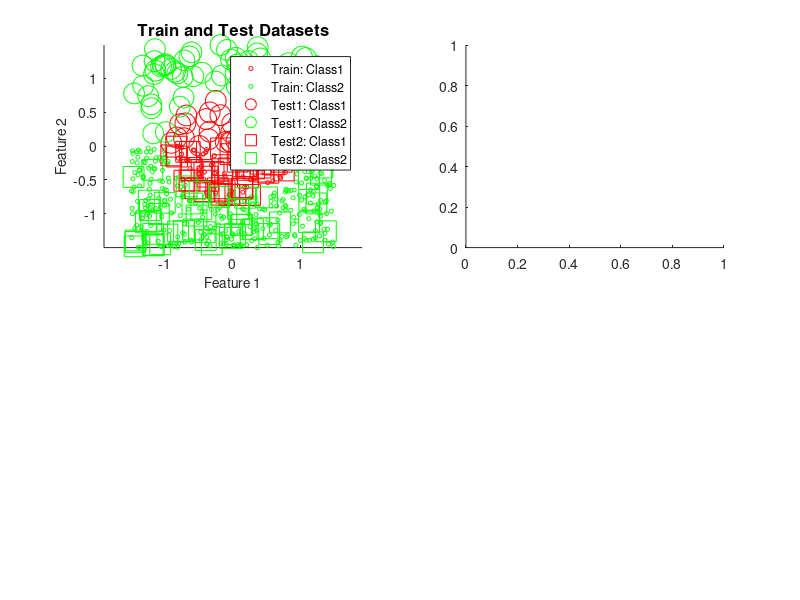

Source code (MATLAB): (Note: this script raises an error after producing the figure.)
%% Problem Set 9: Comparing Classification Algorithms
% You are given 3 .mat files containing data. Each file contains one
% training dataset and two testing datasets. The data are organized as
% points (x) in 2D features pace and scalar class labels y (1 or 2). With
% each of the three .mat files, do the following:
% A. Visualize the Data
% B. Perform LDA
% C. Use Random Forests
% D. Comment how well I think I would have done in predicting class lables.

%% Dataset 1, Part A: Visualizing the Data
% Plot in a subplot (2,2,1) x-training from the training datasest in the 2D
% plane. Use circles (markersize=3) to plot xtraining. Use red circles for
% points belonging to class 1 and green circles for points belonging to
% class 2.

% First, we load the data into the workspace:
load data_1.mat;

% Inspect it with whos
whos

% Now plot the raw data
% Make a figure
figure('Name', 'Dataset 1');

% Now, make a subplot
subplot(2,2,1);

% Turn on hold so we can plot multiple things
hold on;

% Plot the training data with smaller circles.

% First we need the indexes of each set by getting a true/false boolean
% array of values
train_idx_class1 = (ytraining == 1);
train_idx_class2 = (ytraining == 2);

% Now plot the training data according to the problemset:
% markersize = 3 for both
% circles for xtraining
% red circles for class 1, green circles for class 2
plot(xtraining(train_idx_class1, 1), xtraining(train_idx_class1, 2), ...
     'ro', 'MarkerSize', 3, 'DisplayName','Train: Class1');
plot(xtraining(train_idx_class2, 1), xtraining(train_idx_class2, 2), ...
     'go', 'MarkerSize', 3, 'DisplayName','Train: Class2');

% Now we need the indexes for the testing1 dataset:
test1_idx_class1 = (ytesting1 == 1);
test1_idx_class2 = (ytesting1 == 2);

% Plot these on the same subplot with bigger circles, same colors
plot(xtesting1(test1_idx_class1, 1), xtesting1(test1_idx_class1, 2), ...
    'ro', 'MarkerSize', 15, 'DisplayName', 'Test1: Class1');
plot(xtesting1(test1_idx_class2, 1), xtesting1(test1_idx_class2, 2), ...
     'go', 'MarkerSize', 15, 'DisplayName','Test1: Class2');

% Do the same thing for the test2 dataset:
test2_idx_class1 = (ytesting2 == 1);
test2_idx_class2 = (ytesting2 == 2);

% Now plot them using squares with markersize=15
plot(xtesting2(test2_idx_class1, 1), xtesting2(test2_idx_class1, 2), ...
     'rs', 'MarkerSize', 15, 'DisplayName','Test2: Class1');
plot(xtesting2(test2_idx_class2, 1), xtesting2(test2_idx_class2, 2), ...
     'gs', 'MarkerSize', 15, 'DisplayName','Test2: Class2');

% Label and Format
title('Train and Test Datasets',...
      'FontSize',12,...
      'Units','normalized',...
      'Position',[0.5,1.04,0]); 
xlabel('Feature 1','FontSize',10);
ylabel('Feature 2','FontSize',10);
axis equal;   % so the scale is the same on X & Y
legend show;  % show a legend for quick reference
hold off;

% Dataset 1, Part B: LDA
% i: Apply LDA to the training dataset and "learn: the classification
% boundary. In subplot(2,2,2), plot xtraining again as circles with
% markersize=3 but now the colors should correspond to the "learned" class
% labels (red for 1, green for 2). Compare this plot with the previous one
% and comment on how well LDA has done on this training dataset. Compute
% the accuracy (% correct) on the training dataset and report it.

% First, continue with our first figure in the second subplot
subplot(2,2,2);

% Turn hold on again so we can plot multiple things
hold on;

% Perform the training procedure. We put in our x and y training values to
% get W, a matrix of coefficients that define how each class's linear core
% is computed. We have 2 classes with 2 features and a bias term. This
% gives us 2 rows and 3 columns, so we get a 2x3 matrix!
W = LDA(xtraining, ytraining);

% Now we need to compute linear scores for our training data.
% We get a column of ones that's the size of our training dataset. This
% "augmented" matrix lets us perform an easy matrix multiplication!
XtrainAug = [ones(size(xtraining,1),1), xtraining];

% We now perform multiplication of our augmented matrix with the weights
% that are learned! We get one score per class...
Ltrain = XtrainAug * W';

% We now have our prediction on the training set, so we need to see which
% of the two classes received a higher score for each point!

% We don't really care about what each value had the max value for each
% point specifically. We just need the index of that point and what it was
% classified as.
[~, idxMaxTrain] = max(Ltrain, [], 2);    % yields 1 or 2

% We can now have our script specify the number of classes by the unique
% values found within our dataset so we don't have to hard code them. This
% acts as a map back to our original categories in the dataset!
uClasses = unique(ytraining);

% This explicitly gives us the predicted label for each row by using the
% indexes of the max training values against the unique classes
ypred_train_lda = uClasses(idxMaxTrain);

% If we want to determine the accuracy, as % correct, we need to compare
% whether the predicted labels match the training labels. We can create a
% logical comparison with == of our equally sized vectors to see if they
% match. We can then take the mean of this value which essentially adds up
% whether the label was correct or not (True for yes, which equals 1 and
% False for no, which equals zero) and divide by the total number of
% elements. We then multiply that by 100 to get a percentage correct!
acc_train_lda = mean(ypred_train_lda == ytraining)*100;

% Now if we want to test the data, we need to do the same procedure as
% before when we tested against the training data.

% First, augment the data by; ones 
Xtest1Aug = [ones(size(xtesting1,1),1), xtesting1];

% Multiply the augmented matrix by the learned LDA weights W
Ltest1 = Xtest1Aug * W';

% Get the maximum scores between each class to set which point the algorithm
% classified as what label and then map them back to our original dataset.
[~, idxMaxTest1] = max(Ltest1, [], 2);
ypred_test1_lda = uClasses(idxMaxTest1);

% Compute the accuracy of our test dataset
acc_test1_lda = mean(ypred_test1_lda == ytesting1)*100;

% Repeat this procedure for the second test set!
Xtest2Aug = [ones(size(xtesting2,1),1), xtesting2];
Ltest2 = Xtest2Aug * W';
[~, idxMaxTest2] = max(Ltest2, [], 2);
ypred_test2_lda = uClasses(idxMaxTest2);
acc_test2_lda = mean(ypred_test2_lda == ytesting2)*100;

% We can print the results in the terminal for the user to see, but they
% are reproduced in the problem set PDF
fprintf('\nLDA ACCURACY:\n');
fprintf('  Train:  %.2f%%\n', acc_train_lda);
fprintf('  Test1:  %.2f%%\n', acc_test1_lda);
fprintf('  Test2:  %.2f%%\n', acc_test2_lda);

% Finally, we need to plot the Predicted Labels
% The problem set states we need to color points by the *predicted* label. 
% - Training data: small dots, markersize=3
% - Testing1 data: circles 
% - Testing2 data: squares 
% Red = predicted class 1, Green = predicted class 2

% Training predictions plot
train_idx_pred1 = (ypred_train_lda == 1);
train_idx_pred2 = (ypred_train_lda == 2);
plot(xtraining(train_idx_pred1,1), xtraining(train_idx_pred1,2), ...
     'r.', 'MarkerSize',3, 'DisplayName','Train Pred=1');
plot(xtraining(train_idx_pred2,1), xtraining(train_idx_pred2,2), ...
     'g.', 'MarkerSize',3, 'DisplayName','Train Pred=2');

% Testing1 predictions plot
test1_idx_pred1 = (ypred_test1_lda == 1);
test1_idx_pred2 = (ypred_test1_lda == 2);
plot(xtesting1(test1_idx_pred1,1), xtesting1(test1_idx_pred1,2), ...
     'ro', 'MarkerSize',15, 'DisplayName','Test1 Pred=1');
plot(xtesting1(test1_idx_pred2,1), xtesting1(test1_idx_pred2,2), ...
     'go', 'MarkerSize',15, 'DisplayName','Test1 Pred=2');

% Testing2 predictions plot
test2_idx_pred1 = (ypred_test2_lda == 1);
test2_idx_pred2 = (ypred_test2_lda == 2);
plot(xtesting2(test2_idx_pred1,1), xtesting2(test2_idx_pred1,2), ...
     'rs', 'MarkerSize',15, 'DisplayName','Test2 Pred=1');
plot(xtesting2(test2_idx_pred2,1), xtesting2(test2_idx_pred2,2), ...
     'gs', 'MarkerSize',15, 'DisplayName','Test2 Pred=2');

% Finally, add a title, labels, and a legend
title('LDA',...
      'FontSize',12,...
      'Units','normalized',...
      'Position',[0.5,1.04,0]); 
xlabel('Feature 1', 'FontSize',10);
ylabel('Feature 2', 'FontSize',10);
legend show;
axis equal;  % so the x & y scale match
hold off;

% Dataset 1, Part C: Random Forests
% Apply RF to the same training dataset and learn the classification
% boundary. In subplot (2,2,3) plot xtraining as circles (markersize=3),
% using colors that correspond to learned class labels (red-1/green2).
% Comment on how well RF has done on the is training dataset. What is the
% accuracy (% correct)?

% Continue with the subplot
subplot(2,2,3);

% Now, we have to train our random forest:
% Number of trees (ntree), allegedly something like 500 is a common
% starting value?
ntree = 500;

% mtry is the number of features tried at each split:
% Often set to floor(sqrt(#features)) for classification.
mtry = 2;

% Train the Random forest model:
model_rf = classRF_train(xtraining, ytraining, ntree, mtry);

% Now, we can predict classification using our trained model.
ypred_train_rf = classRF_predict(xtraining, model_rf);

% Calculate the accuracy on training:
acc_train_rf = mean(ypred_train_rf == ytraining) * 100;

% Predict on the test1 dataset
ypred_test1_rf = classRF_predict(xtesting1, model_rf);

% Compute the accuracy on test1
acc_test1_rf = mean(ypred_test1_rf == ytesting1)*100;

% Predict on test 2 dataset:
ypred_test2_rf = classRF_predict(xtesting2, model_rf);

% Compute the accuracy on test2
acc_test2_rf = mean(ypred_test2_rf == ytesting2)*100;

% We can print the results in the terminal for the user to see, but they
% are reproduced in the problem set PDF
fprintf('\nRF ACCURACY:\n');
fprintf('  Train: %.2f%%\n', acc_train_rf);
fprintf('  Test1: %.2f%%\n', acc_test1_rf);
fprintf('  Test2: %.2f%%\n', acc_test2_rf);

subplot(2,2,3);
hold on;

% A) Training predictions
train_idx_pred1 = (ypred_train_rf == 1);
train_idx_pred2 = (ypred_train_rf == 2);
plot(xtraining(train_idx_pred1,1), xtraining(train_idx_pred1,2), ...
     'r.', 'MarkerSize',3);
plot(xtraining(train_idx_pred2,1), xtraining(train_idx_pred2,2), ...
     'g.', 'MarkerSize',3);

% B) Testing1 predictions
test1_idx_pred1 = (ypred_test1_rf == 1);
test1_idx_pred2 = (ypred_test1_rf == 2);
plot(xtesting1(test1_idx_pred1,1), xtesting1(test1_idx_pred1,2), ...
     'ro', 'MarkerSize',15);
plot(xtesting1(test1_idx_pred2,1), xtesting1(test1_idx_pred2,2), ...
     'go', 'MarkerSize',15);

% C) Testing2 predictions
test2_idx_pred1 = (ypred_test2_rf == 1);
test2_idx_pred2 = (ypred_test2_rf == 2);
plot(xtesting2(test2_idx_pred1,1), xtesting2(test2_idx_pred1,2), ...
     'rs', 'MarkerSize',15);
plot(xtesting2(test2_idx_pred2,1), xtesting2(test2_idx_pred2,2), ...
     'gs', 'MarkerSize',15);

title('Random Forest',...
      'FontSize',12,...
      'Units','normalized',...
      'Position',[0.5,1.04,0]);
xlabel('Feature 1');
ylabel('Feature 2');
axis equal;
legend('Train Pred=1','Train Pred=2','Test1 Pred=1', ...
    'Test1 Pred=2','Test2 Pred=1','Test2 Pred=2');
hold off;

%% Dataset 2, Part A: Visualizing the Data
% Note for grader: Doing this without just making functions is pretty
% inefficient and I recognize that. It's a lot of lines of code for no
% well justified reason. However, I don't want to split this up into
% multiple files as specified in the problem set instructions and don't
% want to just say "I did this same kind of thing for each dataset".

% Plot in a subplot (2,2,1) x-training from the training datasest in the 2D
% plane. Use circles (markersize=3) to plot xtraining. Use red circles for
% points belonging to class 1 and green circles for points belonging to
% class 2.

% Clear the workspace, terminal, and figures
close all;
clear;
clc;


% Load the data into the workspace:
load data_2.mat;

% Inspect it with whos
whos

% Now plot the raw data
% Make a figure
figure('Name', 'Dataset 2');

% Now, make a subplot
subplot(2,2,1);

% Turn on hold so we can plot multiple things
hold on;

% Plot the training data with smaller circles.

% First we need the indexes of each set by getting a true/false boolean
% array of values
train_idx_class1 = (ytraining == 1);
train_idx_class2 = (ytraining == 2);

% Now plot the training data according to the problemset:
% markersize = 3 for both
% circles for xtraining
% red circles for class 1, green circles for class 2
plot(xtraining(train_idx_class1, 1), xtraining(train_idx_class1, 2), ...
     'ro', 'MarkerSize', 3, 'DisplayName','Train: Class1');
plot(xtraining(train_idx_class2, 1), xtraining(train_idx_class2, 2), ...
     'go', 'MarkerSize', 3, 'DisplayName','Train: Class2');

% Now we need the indexes for the testing1 dataset:
test1_idx_class1 = (ytesting1 == 1);
test1_idx_class2 = (ytesting1 == 2);

% Plot these on the same subplot with bigger circles, same colors
plot(xtesting1(test1_idx_class1, 1), xtesting1(test1_idx_class1, 2), ...
    'ro', 'MarkerSize', 15, 'DisplayName', 'Test1: Class1');
plot(xtesting1(test1_idx_class2, 1), xtesting1(test1_idx_class2, 2), ...
     'go', 'MarkerSize', 15, 'DisplayName','Test1: Class2');

% Do the same thing for the test2 dataset:
test2_idx_class1 = (ytesting2 == 1);
test2_idx_class2 = (ytesting2 == 2);

% Now plot them using squares with markersize=15
plot(xtesting2(test2_idx_class1, 1), xtesting2(test2_idx_class1, 2), ...
     'rs', 'MarkerSize', 15, 'DisplayName','Test2: Class1');
plot(xtesting2(test2_idx_class2, 1), xtesting2(test2_idx_class2, 2), ...
     'gs', 'MarkerSize', 15, 'DisplayName','Test2: Class2');

% Label and Format
title('Train and Test Datasets',...
      'FontSize',12,...
      'Units','normalized',...
      'Position',[0.5,1.04,0]); 
xlabel('Feature 1','FontSize',10);
ylabel('Feature 2','FontSize',10);
axis equal;   % so the scale is the same on X & Y
legend show;  % show a legend for quick reference
hold off;

% Dataset 2, Part B: LDA
% i: Apply LDA to the training dataset and "learn: the classification
% boundary. In subplot(2,2,2), plot xtraining again as circles with
% markersize=3 but now the colors should correspond to the "learned" class
% labels (red for 1, green for 2). Compare this plot with the previous one
% and comment on how well LDA has done on this training dataset. Compute
% the accuracy (% correct) on the training dataset and report it.

% First, continue with our first figure in the second subplot
subplot(2,2,2);

% Turn hold on again so we can plot multiple things
hold on;

% Perform the training procedure. We put in our x and y training values to
% get W, a matrix of coefficients that define how each class's linear core
% is computed. We have 2 classes with 2 features and a bias term. This
% gives us 2 rows and 3 columns, so we get a 2x3 matrix!
W = LDA(xtraining, ytraining);

% Now we need to compute linear scores for our training data.
% We get a column of ones that's the size of our training dataset. This
% "augmented" matrix lets us perform an easy matrix multiplication!
XtrainAug = [ones(size(xtraining,1),1), xtraining];

% We now perform multiplication of our augmented matrix with the weights
% that are learned! We get one score per class...
Ltrain = XtrainAug * W';

% We now have our prediction on the training set, so we need to see which
% of the two classes received a higher score for each point!

% We don't really care about what each value had the max value for each
% point specifically. We just need the index of that point and what it was
% classified as.
[~, idxMaxTrain] = max(Ltrain, [], 2);    % yields 1 or 2

% We can now have our script specify the number of classes by the unique
% values found within our dataset so we don't have to hard code them. This
% acts as a map back to our original categories in the dataset!
uClasses = unique(ytraining);

% This explicitly gives us the predicted label for each row by using the
% indexes of the max training values against the unique classes
ypred_train_lda = uClasses(idxMaxTrain);

% If we want to determine the accuracy, as % correct, we need to compare
% whether the predicted labels match the training labels. We can create a
% logical comparison with == of our equally sized vectors to see if they
% match. We can then take the mean of this value which essentially adds up
% whether the label was correct or not (True for yes, which equals 1 and
% False for no, which equals zero) and divide by the total number of
% elements. We then multiply that by 100 to get a percentage correct!
acc_train_lda = mean(ypred_train_lda == ytraining)*100;

% Now if we want to test the data, we need to do the same procedure as
% before when we tested against the training data.

% First, augment the data by; ones 
Xtest1Aug = [ones(size(xtesting1,1),1), xtesting1];

% Multiply the augmented matrix by the learned LDA weights W
Ltest1 = Xtest1Aug * W';

% Get the maximum scores between each class to set which point the algorithm
% classified as what label and then map them back to our original dataset.
[~, idxMaxTest1] = max(Ltest1, [], 2);
ypred_test1_lda = uClasses(idxMaxTest1);

% Compute the accuracy of our test dataset
acc_test1_lda = mean(ypred_test1_lda == ytesting1)*100;

% Repeat this procedure for the second test set!
Xtest2Aug = [ones(size(xtesting2,1),1), xtesting2];
Ltest2 = Xtest2Aug * W';
[~, idxMaxTest2] = max(Ltest2, [], 2);
ypred_test2_lda = uClasses(idxMaxTest2);
acc_test2_lda = mean(ypred_test2_lda == ytesting2)*100;

% We can print the results in the terminal for the user to see, but they
% are reproduced in the problem set PDF
fprintf('\nLDA ACCURACY:\n');
fprintf('  Train:  %.2f%%\n', acc_train_lda);
fprintf('  Test1:  %.2f%%\n', acc_test1_lda);
fprintf('  Test2:  %.2f%%\n', acc_test2_lda);

% Finally, we need to plot the Predicted Labels
% The problem set states we need to color points by the *predicted* label. 
% - Training data: small dots, markersize=3
% - Testing1 data: circles 
% - Testing2 data: squares 
% Red = predicted class 1, Green = predicted class 2

% Training predictions plot
train_idx_pred1 = (ypred_train_lda == 1);
train_idx_pred2 = (ypred_train_lda == 2);
plot(xtraining(train_idx_pred1,1), xtraining(train_idx_pred1,2), ...
     'r.', 'MarkerSize',3, 'DisplayName','Train Pred=1');
plot(xtraining(train_idx_pred2,1), xtraining(train_idx_pred2,2), ...
     'g.', 'MarkerSize',3, 'DisplayName','Train Pred=2');

% Testing1 predictions plot
test1_idx_pred1 = (ypred_test1_lda == 1);
test1_idx_pred2 = (ypred_test1_lda == 2);
plot(xtesting1(test1_idx_pred1,1), xtesting1(test1_idx_pred1,2), ...
     'ro', 'MarkerSize',15, 'DisplayName','Test1 Pred=1');
plot(xtesting1(test1_idx_pred2,1), xtesting1(test1_idx_pred2,2), ...
     'go', 'MarkerSize',15, 'DisplayName','Test1 Pred=2');

% Testing2 predictions plot
test2_idx_pred1 = (ypred_test2_lda == 1);
test2_idx_pred2 = (ypred_test2_lda == 2);
plot(xtesting2(test2_idx_pred1,1), xtesting2(test2_idx_pred1,2), ...
     'rs', 'MarkerSize',15, 'DisplayName','Test2 Pred=1');
plot(xtesting2(test2_idx_pred2,1), xtesting2(test2_idx_pred2,2), ...
     'gs', 'MarkerSize',15, 'DisplayName','Test2 Pred=2');

% Finally, add a title, labels, and a legend
title('LDA',...
      'FontSize',12,...
      'Units','normalized',...
      'Position',[0.5,1.04,0]); 
xlabel('Feature 1', 'FontSize',10);
ylabel('Feature 2', 'FontSize',10);
legend show;
axis equal;  % so the x & y scale match
hold off;

% Dataset 2, Part C: Random Forests
% Apply RF to the same training dataset and learn the classification
% boundary. In subplot (2,2,3) plot xtraining as circles (markersize=3),
% using colors that correspond to learned class labels (red-1/green2).
% Comment on how well RF has done on the is training dataset. What is the
% accuracy (% correct)?

% Continue with the subplot
subplot(2,2,3);

% Now, we have to train our random forest:
% Number of trees (ntree), allegedly something like 500 is a common
% starting value?
ntree = 500;

% mtry is the number of features tried at each split:
% Often set to floor(sqrt(#features)) for classification.
mtry = 2;

% Train the Random forest model:
model_rf = classRF_train(xtraining, ytraining, ntree, mtry);

% Now, we can predict classification using our trained model.
ypred_train_rf = classRF_predict(xtraining, model_rf);

% Calculate the accuracy on training:
acc_train_rf = mean(ypred_train_rf == ytraining) * 100;

% Predict on the test1 dataset
ypred_test1_rf = classRF_predict(xtesting1, model_rf);

% Compute the accuracy on test1
acc_test1_rf = mean(ypred_test1_rf == ytesting1)*100;

% Predict on test 2 dataset:
ypred_test2_rf = classRF_predict(xtesting2, model_rf);

% Compute the accuracy on test2
acc_test2_rf = mean(ypred_test2_rf == ytesting2)*100;

% We can print the results in the terminal for the user to see, but they
% are reproduced in the problem set PDF
fprintf('\nRF ACCURACY:\n');
fprintf('  Train: %.2f%%\n', acc_train_rf);
fprintf('  Test1: %.2f%%\n', acc_test1_rf);
fprintf('  Test2: %.2f%%\n', acc_test2_rf);

subplot(2,2,3);
hold on;

% A) Training predictions
train_idx_pred1 = (ypred_train_rf == 1);
train_idx_pred2 = (ypred_train_rf == 2);
plot(xtraining(train_idx_pred1,1), xtraining(train_idx_pred1,2), ...
     'r.', 'MarkerSize',3);
plot(xtraining(train_idx_pred2,1), xtraining(train_idx_pred2,2), ...
     'g.', 'MarkerSize',3);

% B) Testing1 predictions
test1_idx_pred1 = (ypred_test1_rf == 1);
test1_idx_pred2 = (ypred_test1_rf == 2);
plot(xtesting1(test1_idx_pred1,1), xtesting1(test1_idx_pred1,2), ...
     'ro', 'MarkerSize',15);
plot(xtesting1(test1_idx_pred2,1), xtesting1(test1_idx_pred2,2), ...
     'go', 'MarkerSize',15);

% C) Testing2 predictions
test2_idx_pred1 = (ypred_test2_rf == 1);
test2_idx_pred2 = (ypred_test2_rf == 2);
plot(xtesting2(test2_idx_pred1,1), xtesting2(test2_idx_pred1,2), ...
     'rs', 'MarkerSize',15);
plot(xtesting2(test2_idx_pred2,1), xtesting2(test2_idx_pred2,2), ...
     'gs', 'MarkerSize',15);

title('Random Forest',...
      'FontSize',12,...
      'Units','normalized',...
      'Position',[0.5,1.04,0]);
xlabel('Feature 1'); ylabel('Feature 2');
axis equal;
legend('Train Pred=1','Train Pred=2','Test1 Pred=1', ...
    'Test1 Pred=2','Test2 Pred=1','Test2 Pred=2');
hold off;

%% Dataset 3, Part A: Visualizing the Data
% Plot in a subplot (2,2,1) x-training from the training datasest in the 2D
% plane. Use circles (markersize=3) to plot xtraining. Use red circles for
% points belonging to class 1 and green circles for points belonging to
% class 2.

% Clear the workspace, terminal, and figures
close all;
clear;
clc;


% Load the data into the workspace:
load data_3.mat;

% Inspect it with whos
whos

% Now plot the raw data
% Make a figure
figure('Name', 'Dataset 3');

% Now, make a subplot
subplot(2,2,1);

% Turn on hold so we can plot multiple things
hold on;

% Plot the training data with smaller circles.

% First we need the indexes of each set by getting a true/false boolean
% array of values
train_idx_class1 = (ytraining == 1);
train_idx_class2 = (ytraining == 2);

% Now plot the training data according to the problemset:
% markersize = 3 for both
% circles for xtraining
% red circles for class 1, green circles for class 2
plot(xtraining(train_idx_class1, 1), xtraining(train_idx_class1, 2), ...
     'ro', 'MarkerSize', 3, 'DisplayName','Train: Class1');
plot(xtraining(train_idx_class2, 1), xtraining(train_idx_class2, 2), ...
     'go', 'MarkerSize', 3, 'DisplayName','Train: Class2');

% Now we need the indexes for the testing1 dataset:
test1_idx_class1 = (ytesting1 == 1);
test1_idx_class2 = (ytesting1 == 2);

% Plot these on the same subplot with bigger circles, same colors
plot(xtesting1(test1_idx_class1, 1), xtesting1(test1_idx_class1, 2), ...
    'ro', 'MarkerSize', 15, 'DisplayName', 'Test1: Class1');
plot(xtesting1(test1_idx_class2, 1), xtesting1(test1_idx_class2, 2), ...
     'go', 'MarkerSize', 15, 'DisplayName','Test1: Class2');

% Do the same thing for the test2 dataset:
test2_idx_class1 = (ytesting2 == 1);
test2_idx_class2 = (ytesting2 == 2);

% Now plot them using squares with markersize=15
plot(xtesting2(test2_idx_class1, 1), xtesting2(test2_idx_class1, 2), ...
     'rs', 'MarkerSize', 15, 'DisplayName','Test2: Class1');
plot(xtesting2(test2_idx_class2, 1), xtesting2(test2_idx_class2, 2), ...
     'gs', 'MarkerSize', 15, 'DisplayName','Test2: Class2');

% Label and Format
title('Train and Test Datasets',...
      'FontSize',12,...
      'Units','normalized',...
      'Position',[0.5,1.04,0]); 
xlabel('Feature 1','FontSize',10);
ylabel('Feature 2','FontSize',10);
axis equal;   % so the scale is the same on X & Y
legend show;  % show a legend for quick reference
hold off;

% Dataset 3, Part B: LDA
% i: Apply LDA to the training dataset and "learn: the classification
% boundary. In subplot(2,2,2), plot xtraining again as circles with
% markersize=3 but now the colors should correspond to the "learned" class
% labels (red for 1, green for 2). Compare this plot with the previous one
% and comment on how well LDA has done on this training dataset. Compute
% the accuracy (% correct) on the training dataset and report it.

% First, continue with our first figure in the second subplot
subplot(2,2,2);

% Turn hold on again so we can plot multiple things
hold on;

% Perform the training procedure. We put in our x and y training values to
% get W, a matrix of coefficients that define how each class's linear core
% is computed. We have 2 classes with 2 features and a bias term. This
% gives us 2 rows and 3 columns, so we get a 2x3 matrix!
W = LDA(xtraining, ytraining);

% Now we need to compute linear scores for our training data.
% We get a column of ones that's the size of our training dataset. This
% "augmented" matrix lets us perform an easy matrix multiplication!
XtrainAug = [ones(size(xtraining,1),1), xtraining];

% We now perform multiplication of our augmented matrix with the weights
% that are learned! We get one score per class...
Ltrain = XtrainAug * W';

% We now have our prediction on the training set, so we need to see which
% of the two classes received a higher score for each point!

% We don't really care about what each value had the max value for each
% point specifically. We just need the index of that point and what it was
% classified as.
[~, idxMaxTrain] = max(Ltrain, [], 2);    % yields 1 or 2

% We can now have our script specify the number of classes by the unique
% values found within our dataset so we don't have to hard code them. This
% acts as a map back to our original categories in the dataset!
uClasses = unique(ytraining);

% This explicitly gives us the predicted label for each row by using the
% indexes of the max training values against the unique classes
ypred_train_lda = uClasses(idxMaxTrain);

% If we want to determine the accuracy, as % correct, we need to compare
% whether the predicted labels match the training labels. We can create a
% logical comparison with == of our equally sized vectors to see if they
% match. We can then take the mean of this value which essentially adds up
% whether the label was correct or not (True for yes, which equals 1 and
% False for no, which equals zero) and divide by the total number of
% elements. We then multiply that by 100 to get a percentage correct!
acc_train_lda = mean(ypred_train_lda == ytraining)*100;

% Now if we want to test the data, we need to do the same procedure as
% before when we tested against the training data.

% First, augment the data by; ones 
Xtest1Aug = [ones(size(xtesting1,1),1), xtesting1];

% Multiply the augmented matrix by the learned LDA weights W
Ltest1 = Xtest1Aug * W';

% Get the maximum scores between each class to set which point the algorithm
% classified as what label and then map them back to our original dataset.
[~, idxMaxTest1] = max(Ltest1, [], 2);
ypred_test1_lda = uClasses(idxMaxTest1);

% Compute the accuracy of our test dataset
acc_test1_lda = mean(ypred_test1_lda == ytesting1)*100;

% Repeat this procedure for the second test set!
Xtest2Aug = [ones(size(xtesting2,1),1), xtesting2];
Ltest2 = Xtest2Aug * W';
[~, idxMaxTest2] = max(Ltest2, [], 2);
ypred_test2_lda = uClasses(idxMaxTest2);
acc_test2_lda = mean(ypred_test2_lda == ytesting2)*100;

% We can print the results in the terminal for the user to see, but they
% are reproduced in the problem set PDF
fprintf('\nLDA ACCURACY:\n');
fprintf('  Train:  %.2f%%\n', acc_train_lda);
fprintf('  Test1:  %.2f%%\n', acc_test1_lda);
fprintf('  Test2:  %.2f%%\n', acc_test2_lda);

% Finally, we need to plot the Predicted Labels
% The problem set states we need to color points by the *predicted* label. 
% - Training data: small dots, markersize=3
% - Testing1 data: circles 
% - Testing2 data: squares 
% Red = predicted class 1, Green = predicted class 2

% Training predictions plot
train_idx_pred1 = (ypred_train_lda == 1);
train_idx_pred2 = (ypred_train_lda == 2);
plot(xtraining(train_idx_pred1,1), xtraining(train_idx_pred1,2), ...
     'r.', 'MarkerSize',3, 'DisplayName','Train Pred=1');
plot(xtraining(train_idx_pred2,1), xtraining(train_idx_pred2,2), ...
     'g.', 'MarkerSize',3, 'DisplayName','Train Pred=2');

% Testing1 predictions plot
test1_idx_pred1 = (ypred_test1_lda == 1);
test1_idx_pred2 = (ypred_test1_lda == 2);
plot(xtesting1(test1_idx_pred1,1), xtesting1(test1_idx_pred1,2), ...
     'ro', 'MarkerSize',15, 'DisplayName','Test1 Pred=1');
plot(xtesting1(test1_idx_pred2,1), xtesting1(test1_idx_pred2,2), ...
     'go', 'MarkerSize',15, 'DisplayName','Test1 Pred=2');

% Testing2 predictions plot
test2_idx_pred1 = (ypred_test2_lda == 1);
test2_idx_pred2 = (ypred_test2_lda == 2);
plot(xtesting2(test2_idx_pred1,1), xtesting2(test2_idx_pred1,2), ...
     'rs', 'MarkerSize',15, 'DisplayName','Test2 Pred=1');
plot(xtesting2(test2_idx_pred2,1), xtesting2(test2_idx_pred2,2), ...
     'gs', 'MarkerSize',15, 'DisplayName','Test2 Pred=2');

% Finally, add a title, labels, and a legend
title('LDA',...
      'FontSize',12,...
      'Units','normalized',...
      'Position',[0.5,1.04,0]); 
xlabel('Feature 1', 'FontSize',10);
ylabel('Feature 2', 'FontSize',10);
legend show;
axis equal;  % so the x & y scale match
hold off;

% Dataset 3, Part C: Random Forests
% Apply RF to the same training dataset and learn the classification
% boundary. In subplot (2,2,3) plot xtraining as circles (markersize=3),
% using colors that correspond to learned class labels (red-1/green2).
% Comment on how well RF has done on the is training dataset. What is the
% accuracy (% correct)?

% Continue with the subplot
subplot(2,2,3);

% Now, we have to train our random forest:
% Number of trees (ntree), allegedly something like 500 is a common
% starting value?
ntree = 500;

% mtry is the number of features tried at each split:
% Often set to floor(sqrt(#features)) for classification.
mtry = 2;

% Train the Random forest model:
model_rf = classRF_train(xtraining, ytraining, ntree, mtry);

% Now, we can predict classification using our trained model.
ypred_train_rf = classRF_predict(xtraining, model_rf);

% Calculate the accuracy on training:
acc_train_rf = mean(ypred_train_rf == ytraining) * 100;

% Predict on the test1 dataset
ypred_test1_rf = classRF_predict(xtesting1, model_rf);

% Compute the accuracy on test1
acc_test1_rf = mean(ypred_test1_rf == ytesting1)*100;

% Predict on test 2 dataset:
ypred_test2_rf = classRF_predict(xtesting2, model_rf);

% Compute the accuracy on test2
acc_test2_rf = mean(ypred_test2_rf == ytesting2)*100;

% We can print the results in the terminal for the user to see, but they
% are reproduced in the problem set PDF
fprintf('\nRF ACCURACY:\n');
fprintf('  Train: %.2f%%\n', acc_train_rf);
fprintf('  Test1: %.2f%%\n', acc_test1_rf);
fprintf('  Test2: %.2f%%\n', acc_test2_rf);

subplot(2,2,3);
hold on; grid on;

% A) Training predictions
train_idx_pred1 = (ypred_train_rf == 1);
train_idx_pred2 = (ypred_train_rf == 2);
plot(xtraining(train_idx_pred1,1), xtraining(train_idx_pred1,2), ...
     'r.', 'MarkerSize',3);
plot(xtraining(train_idx_pred2,1), xtraining(train_idx_pred2,2), ...
     'g.', 'MarkerSize',3);

% B) Testing1 predictions
test1_idx_pred1 = (ypred_test1_rf == 1);
test1_idx_pred2 = (ypred_test1_rf == 2);
plot(xtesting1(test1_idx_pred1,1), xtesting1(test1_idx_pred1,2), ...
     'ro', 'MarkerSize',15);
plot(xtesting1(test1_idx_pred2,1), xtesting1(test1_idx_pred2,2), ...
     'go', 'MarkerSize',15);

% C) Testing2 predictions
test2_idx_pred1 = (ypred_test2_rf == 1);
test2_idx_pred2 = (ypred_test2_rf == 2);
plot(xtesting2(test2_idx_pred1,1), xtesting2(test2_idx_pred1,2), ...
     'rs', 'MarkerSize',15);
plot(xtesting2(test2_idx_pred2,1), xtesting2(test2_idx_pred2,2), ...
     'gs', 'MarkerSize',15);

title('Random Forest',...
      'FontSize',12,...
      'Units','normalized',...
      'Position',[0.5,1.04,0]);
xlabel('Feature 1'); ylabel('Feature 2');
axis equal;
legend('Train Pred=1','Train Pred=2','Test1 Pred=1','Test1 Pred=2', ...
    'Test2 Pred=1','Test2 Pred=2');
hold off;